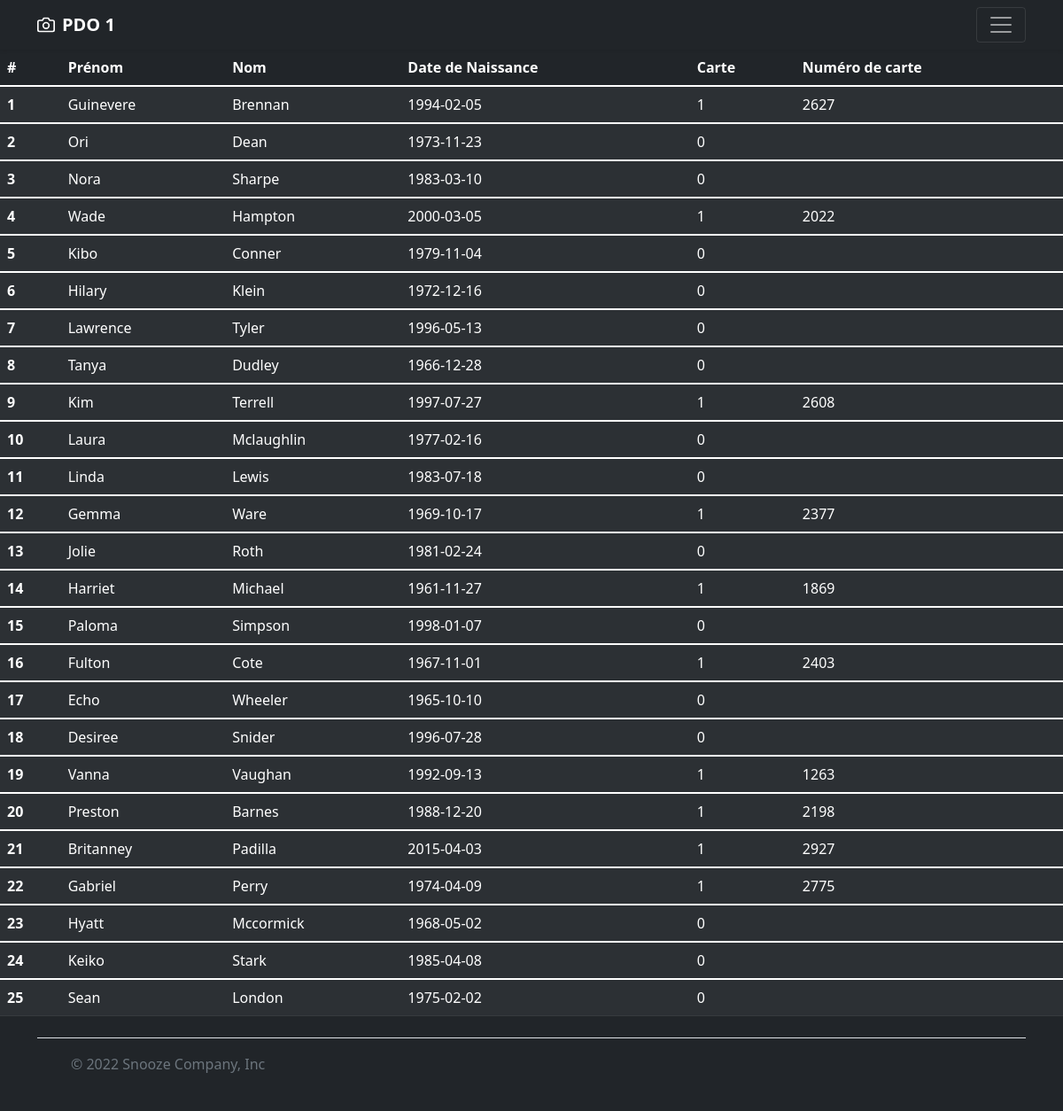
The app's page /Partie3/pdo1/pdo1.php with its own data.
### tables this page shows
CREATE TABLE `clients` (
  `id` smallint(5) UNSIGNED NOT NULL,
  `lastName` varchar(45) NOT NULL,
  `firstName` varchar(45) NOT NULL,
  `birthDate` date NOT NULL,
  `card` tinyint(1) NOT NULL,
  `cardNumber` int(10) UNSIGNED DEFAULT NULL
);

### Partie3/pdo1/pdo1.php (the view, shortened to what this page needs)
<?php
$mysqlConnection = new PDO(
    'mysql:host=localhost;dbname=exoPDO;charset=utf8',
    'root',
    ''
);
$mysqlConnection->setAttribute(PDO::ATTR_ERRMODE, PDO::ERRMODE_EXCEPTION);
$pdoStmnt = $mysqlConnection->prepare("SELECT * FROM clients");
$pdoStmnt->execute();
$clients = $pdoStmnt->fetchAll();
?>
<!DOCTYPE html>
<html lang="en">
<head>
    <link href="https://cdn.jsdelivr.net/npm/bootstrap@5.1.3/dist/css/bootstrap.min.css" rel="stylesheet">
</head>
<body class="bg-dark">
<?php include "header.php"; ?>
<div class="bd-example">
    <table class="table table-dark table-striped">
        <thead>
            <tr>
                <th scope="col">#</th>
                <th scope="col">Prénom</th>
                <th scope="col">Nom</th>
                <th scope="col">Date de Naissance</th>
                <th scope="col">Carte</th>
                <th scope="col">Numéro de carte</th>
            </tr>
        </thead>
            <?php
            foreach ($clients as $client) {
                ?>
                    <tbody>
                        <tr>
                            <th scope="row"><?php echo $client["id"] ?></th>
                                <td><?php echo $client["firstName"] ?></td>
                                <td><?php echo $client["lastName"] ?></td>
                                <td><?php echo $client["birthDate"] ?></td>
                                <td><?php echo $client["card"] ?></td>
                                <td><?php echo $client["cardNumber"] ?></td>
                        </tr>
                    </tbody>
                    <?php
            }
            ?>
    </table>
</div>
<?php include "footer.php"; ?>
</body>
</html>

### Partie3/pdo1/header.php (shortened to what this page needs)
<header>
  <div class="navbar navbar-dark bg-dark shadow-sm">
    <div class="container">
      <a href="#" class="navbar-brand d-flex align-items-center">
        <strong>PDO 1</strong>
      </a>
      <button class="navbar-toggler collapsed" type="button" data-bs-toggle="collapse" data-bs-target="#navbarHeader" aria-controls="navbarHeader" aria-expanded="false" aria-label="Toggle navigation">
        <span class="navbar-toggler-icon"></span>
      </button>
    </div>
  </div>
</header>

### Partie3/pdo1/footer.php
<div class="container bg-dark">
  <footer class="d-flex flex-wrap justify-content-between align-items-center py-3 my-4 border-top">
    <div class="col-md-4 d-flex align-items-center">
      <a href="/" class="mb-3 me-2 mb-md-0 text-muted text-decoration-none lh-1">
        <svg class="bi" width="30" height="24"><use xlink:href="#bootstrap"></use></svg>
      </a>
      <span class="text-muted text-white">© 2022 Snooze Company, Inc</span>
    </div>
    <ul class="nav col-md-4 justify-content-end list-unstyled d-flex">
      <li class="ms-3"><a class="text-muted" href="#"><svg class="bi" width="24" height="24"><use xlink:href="#twitter"></use></svg></a></li>
      <li class="ms-3"><a class="text-muted" href="#"><svg class="bi" width="24" height="24"><use xlink:href="#instagram"></use></svg></a></li>
      <li class="ms-3"><a class="text-muted" href="#"><svg class="bi" width="24" height="24"><use xlink:href="#facebook"></use></svg></a></li>
    </ul>
  </footer>
</div>

### records on screen
clients: id "1", firstName "Guinevere", lastName "Brennan", birthDate "1994-02-05", card "1", cardNumber "2627"
clients: id "2", firstName "Ori", lastName "Dean", birthDate "1973-11-23", card "0"
clients: id "3", firstName "Nora", lastName "Sharpe", birthDate "1983-03-10", card "0"
clients: id "4", firstName "Wade", lastName "Hampton", birthDate "2000-03-05", card "1", cardNumber "2022"
clients: id "5", firstName "Kibo", lastName "Conner", birthDate "1979-11-04", card "0"
clients: id "6", firstName "Hilary", lastName "Klein", birthDate "1972-12-16", card "0"
clients: id "7", firstName "Lawrence", lastName "Tyler", birthDate "1996-05-13", card "0"
clients: id "8", firstName "Tanya", lastName "Dudley", birthDate "1966-12-28", card "0"
clients: id "9", firstName "Kim", lastName "Terrell", birthDate "1997-07-27", card "1", cardNumber "2608"
clients: id "10", firstName "Laura", lastName "Mclaughlin", birthDate "1977-02-16", card "0"
clients: id "11", firstName "Linda", lastName "Lewis", birthDate "1983-07-18", card "0"
clients: id "12", firstName "Gemma", lastName "Ware", birthDate "1969-10-17", card "1", cardNumber "2377"
clients: id "13", firstName "Jolie", lastName "Roth", birthDate "1981-02-24", card "0"
clients: id "14", firstName "Harriet", lastName "Michael", birthDate "1961-11-27", card "1", cardNumber "1869"
clients: id "15", firstName "Paloma", lastName "Simpson", birthDate "1998-01-07", card "0"
clients: id "16", firstName "Fulton", lastName "Cote", birthDate "1967-11-01", card "1", cardNumber "2403"
clients: id "17", firstName "Echo", lastName "Wheeler", birthDate "1965-10-10", card "0"
clients: id "18", firstName "Desiree", lastName "Snider", birthDate "1996-07-28", card "0"
clients: id "19", firstName "Vanna", lastName "Vaughan", birthDate "1992-09-13", card "1", cardNumber "1263"
clients: id "20", firstName "Preston", lastName "Barnes", birthDate "1988-12-20", card "1", cardNumber "2198"
clients: id "21", firstName "Britanney", lastName "Padilla", birthDate "2015-04-03", card "1", cardNumber "2927"
clients: id "22", firstName "Gabriel", lastName "Perry", birthDate "1974-04-09", card "1", cardNumber "2775"
clients: id "23", firstName "Hyatt", lastName "Mccormick", birthDate "1968-05-02", card "0"
clients: id "24", firstName "Keiko", lastName "Stark", birthDate "1985-04-08", card "0"
clients: id "25", firstName "Sean", lastName "London", birthDate "1975-02-02", card "0"
